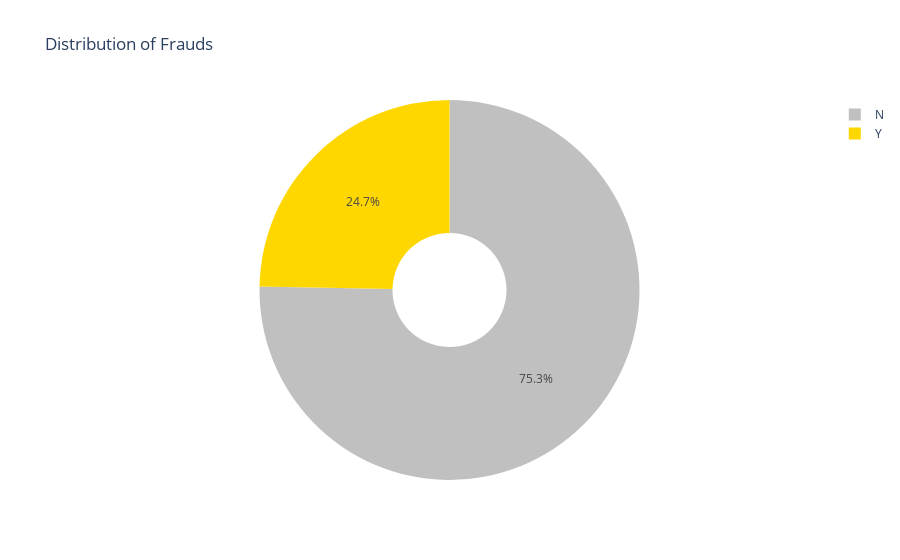

Source (notebook cell):
### Code cell
fraud = data['fraud_reported'].value_counts()

label_fraud = fraud.index
size_fraud = fraud.values

colors = ['silver', 'gold']
trace = go.Pie(
         labels = label_fraud, values = size_fraud, marker = dict(colors = colors), name = 'Frauds', hole = 0.3)


df = [trace]

layout = go.Layout(
           title = 'Distribution of Frauds')

fig = go.Figure(data = df, layout = layout)

py.iplot(fig)

### Figure 1 — Plotly figure (JSON) as saved in the notebook; plotly's stock layout.template omitted (floating-point values rounded to 4 significant figures)
{"data": [{"hole": 0.3, "labels": ["N", "Y"], "marker": {"colors": ["silver", "gold"]}, "name": "Frauds", "type": "pie", "values": [753, 247]}], "layout": {"title": {"text": "Distribution of Frauds"}}}
